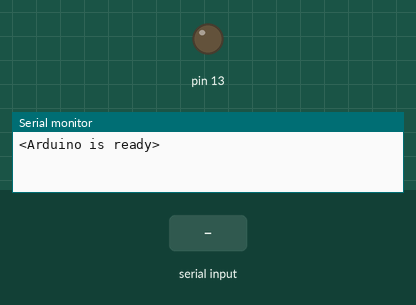
Simulated run of this sketch. Board: Arduino Nano, built with avr-gcc and run on an emulated ATmega328P. Parts: output pins drawn as LEDs (lit = HIGH), the last lines printed to the serial monitor. Inputs (shaded band) come from the test bench.

Above: at 1.2 s.
1.3 s: "LED\n" received over Serial
At 1.9 s:
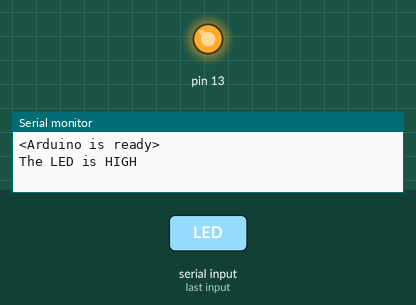
3.1 s: "LED_OFF\n" received over Serial
At 4.8 s:
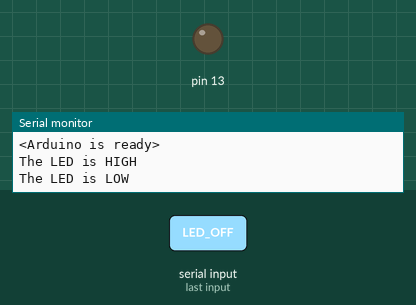
Timing chart, 0 to 6.3 s (numbered marks = the images above; inputs shaded):
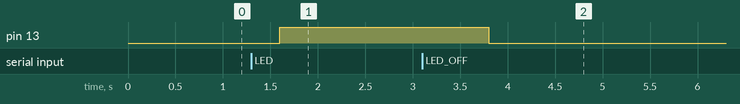

The sketch:

com_with_python.ino
```cpp
// Author: Renzo Caballero,
// Association: King Abdullah University of Science and Technology (KAUST),
// email 1: Renzo.CaballeroRosas@kaust.edu.sa,
// email 2: CaballeroRenzo@hotmail.com,
// email 3: CaballeroRen@gmail.com,
// Website: https://renzocaballero.org/,
// January 2021; Last revision: 07/01/2021.

void setup() {
  // put your setup code here, to run once:
  pinMode(13,OUTPUT);
  digitalWrite(13,LOW);
  Serial.begin(9600);
  Serial.println("<Arduino is ready>");
}

void loop() {
  // put your main code here, to run repeatedly:
  String msg;
  char aux;
  if (Serial.available() > 0)
  {
    while (Serial.available() > 0)
    {
      aux = char(Serial.read());
      if (aux != '\n')
      {
        msg += aux;
        delay(100);
      }
    }

    if (msg.equals("LED"))
    {
      digitalWrite(13,HIGH);
      Serial.println("The LED is HIGH");
    }
    else if (msg.equals("LED_OFF"))
    {
      digitalWrite(13,LOW);
      Serial.println("The LED is LOW");
    }
    else
    {
      Serial.println("Arduino answered: "+msg);
    }

  }
}
```

Measured:
- after the input at 1.3 s, pin 13: LOW → HIGH after 0.30 s
- after the input at 3.1 s, pin 13: HIGH → LOW after 0.70 s
